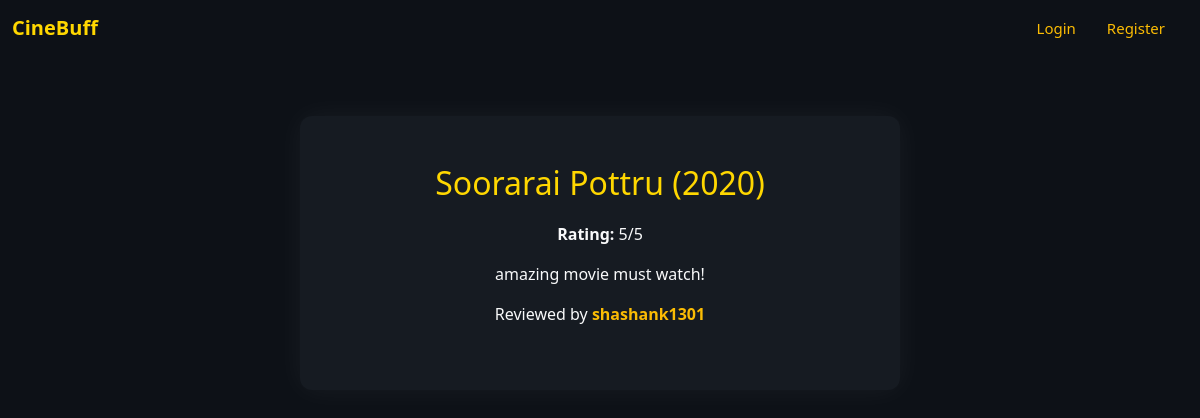
The page /review/1 on the database its author committed.
### app/models.py (models this page shows, shortened)
class Movie(db.Model):
    __tablename__ = 'movie'
    tconst = db.Column(db.Text, primary_key=True)
    primaryTitle = db.Column(db.Text)
    originalTitle = db.Column(db.Text)
    Poster_Link = db.Column(db.Text)
    startYear = db.Column(db.Integer)
    genres = db.Column(db.Text)
    Certificate = db.Column(db.Text)
    runtimeMinutes = db.Column(db.Integer)
    Director = db.Column(db.Text)
    Star1 = db.Column(db.Text)
    Star2 = db.Column(db.Text)
    Star3 = db.Column(db.Text)
    Star4 = db.Column(db.Text)

class Review(db.Model):
    __tablename__ = 'review'
    id = db.Column(db.Integer, primary_key=True, autoincrement=True)
    movie_id = db.Column(db.String, db.ForeignKey('movie.tconst'), nullable=False)
    username = db.Column(db.String, db.ForeignKey('member.username'), nullable=False)
    rating = db.Column(db.Integer, nullable=False)
    content = db.Column(db.Text, nullable=True)
    movie = db.relationship('Movie')

### app/app.py (the view)
@app.route("/review/<int:review_id>")
def view_shared_review(review_id):
    review = Review.query.get(review_id)
    if not review:
        return "Review not found", 404
    movie = Movie.query.get(review.movie_id)
    return render_template("share_review.html", review=review, movie=movie)

### app/templates/share_review.html (shortened to what this page needs)
{% extends "base.html" %}
{% block content %}
<div class="container text-light py-5">
  <div class="row justify-content-center">
    <div class="col-md-8 text-center">
      <h2 style="color: #ffd700;">{{ movie.primaryTitle }} ({{ movie.startYear }})</h2>
      <p><strong>Rating:</strong> {{ review.rating }}/5</p>
      <p>{{ review.content }}</p>
      <p>Reviewed by <strong style="color: #fbbc04;">{{ review.username }}</strong></p>
    </div>
  </div>
</div>
{% endblock %}

### app/static/styles.css (style rules this page uses)
body { font-family: 'Poppins', 'Segoe UI', sans-serif; background-color: #0d1117; color: #f0f0f0; margin: 0; padding: 0; }
.container { width: 90%; max-width: 600px; margin: 60px auto; padding: 30px; background-color: #161b22; border-radius: 12px; box-shadow: 0 0 30px rgba(255, 255, 255, 0.05); }
h1, h2 { text-align: center; margin-bottom: 20px; color: #ffd700; }

### app/templates/base.html (style rules this page uses)
html, body { margin: 0; padding: 0; background-color: #0d1117 !important; color: white; height: 100%; }

### rows shown on the page
Movie: primaryTitle "Soorarai Pottru", startYear "2020"
Review: rating "5", content "amazing movie must watch!", username "shashank1301"
